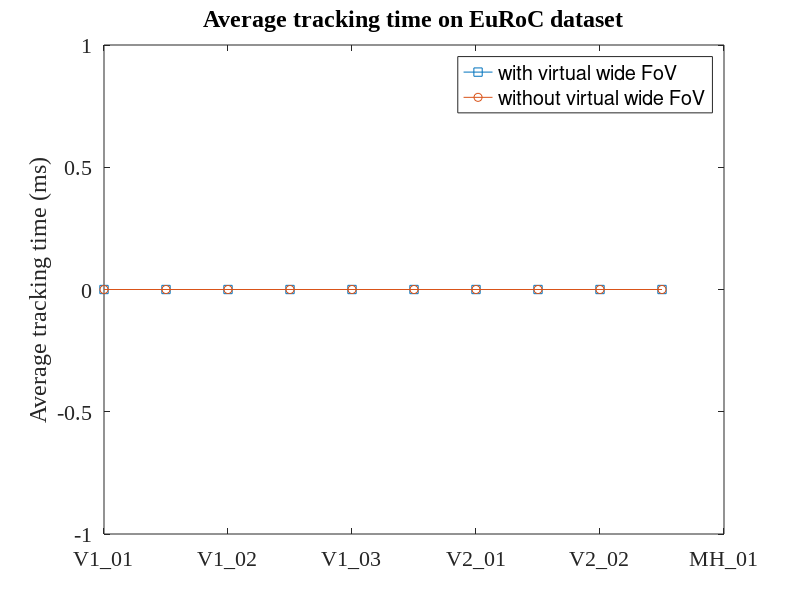
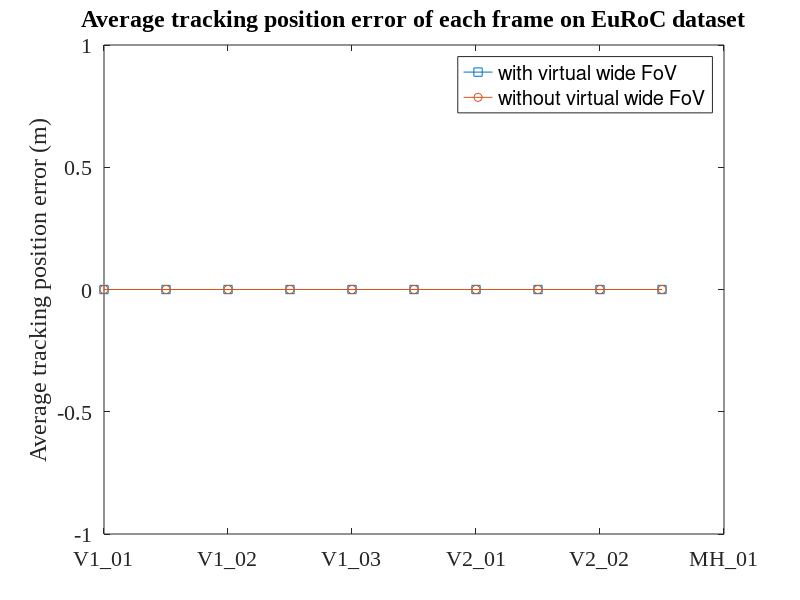
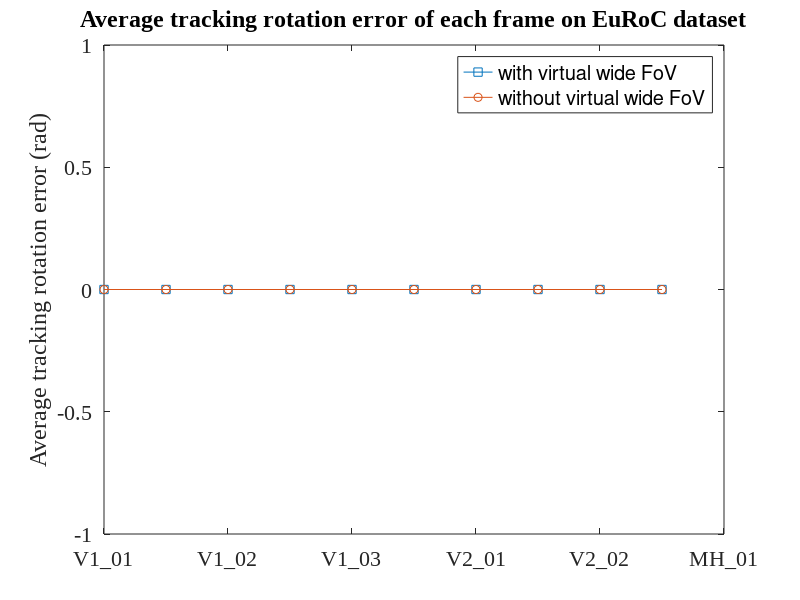

MATLAB code to generate these figures, in order:
close all;
root_dir='/home/mrh/Record/cgdso_test/wideFoV_tracking/assist_feature/kitti_';
mean_time=zeros(10,2);
mean_pos=zeros(10,2);
mean_rot=zeros(10,2);
time_error=zeros(10,1);
points_error=zeros(10,1);
for i=10:10
    data_dir=strcat(root_dir,sprintf('%02d',i));
    if exist(data_dir,'dir')
        file_dir=strcat(data_dir,'/trackTimeAndPtsNum.txt');
        if exist(file_dir,'file')
            data=importdata(file_dir);
            track_time_all=data(:,1);
            track_pos_all=sum(abs(data(:,3:5)).^2,2).^(1/2);
            track_rot_all=sum(abs(data(:,6:8)).^2,2).^(1/2);
            track_time=track_time_all((track_time_all~=-1));
            track_pos=track_pos_all((track_pos_all~=0));
            track_rot=track_rot_all((track_rot_all~=0));
            mean_time(i+1,1)=mean(track_time);
            mean_pos(i+1,1)=mean(track_pos);
            mean_rot(i+1,1)=mean(track_rot);
        end
        
        
        file_dir=strcat(data_dir,'/contrast/trackTimeAndPtsNum.txt');
        if exist(file_dir,'file')
            data_contra=importdata(file_dir);
            track_time_all_contra=data_contra(:,1);
            track_pos_all_contra=sum(abs(data_contra(:,3:5)).^2,2).^(1/2);
            track_rot_all_contra=sum(abs(data_contra(:,6:8)).^2,2).^(1/2);
            track_time_contra=track_time_all_contra((track_time_all_contra~=-1));
            track_pos_contra=track_pos_all_contra((track_pos_all_contra~=0));
            track_rot_contra=track_rot_all_contra((track_rot_all_contra~=0));
            mean_time(i+1,2)=mean(track_time_contra);
            mean_pos(i+1,2)=mean(track_pos_contra);
            mean_rot(i+1,2)=mean(track_rot_contra);
        end
    end
end
figure;plot(0:9,mean_time(:,1),'-s');
hold on;plot(0:9,mean_time(:,2),'-o');
ylabel('Average tracking time (ms)');
legend('with virtual wide FoV','without virtual wide FoV');
%axis([-inf inf,0,1100]);
set(gca,'xticklabel',{'V1\_01','V1\_02','V1\_03','V2\_01','V2\_02','MH\_01','MH\_02','MH\_03','MH\_04','MH\_05'});
set(gca,'FontName','Times New Roman','FontSize', 16,'FontWeight','norm');
title('Average tracking time on EuRoC dataset','FontWeight','bold');

figure;plot(0:9,mean_pos(:,1),'-s');
hold on;plot(0:9,mean_pos(:,2),'-o');
ylabel('Average tracking position error (m)');
legend('with virtual wide FoV','without virtual wide FoV');
set(gca,'xticklabel',{'V1\_01','V1\_02','V1\_03','V2\_01','V2\_02','MH\_01','MH\_02','MH\_03','MH\_04','MH\_05'});
set(gca,'FontName','Times New Roman','FontSize', 16,'FontWeight','norm');
% axis([-inf inf,0,1100]);
title('Average tracking position error of each frame on EuRoC dataset','FontWeight','bold');

figure;plot(0:9,mean_rot(:,1),'-s');
hold on;plot(0:9,mean_rot(:,2),'-o');
ylabel('Average tracking rotation error (rad)');
legend('with virtual wide FoV','without virtual wide FoV');
set(gca,'xticklabel',{'V1\_01','V1\_02','V1\_03','V2\_01','V2\_02','MH\_01','MH\_02','MH\_03','MH\_04','MH\_05'});
set(gca,'FontName','Times New Roman','FontSize', 16,'FontWeight','norm');
% axis([-inf inf,0,1100]);
title('Average tracking rotation error of each frame on EuRoC dataset','FontWeight','bold');
